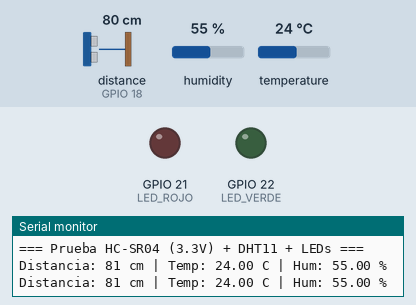
The sketch below on a simulated ESP32. Parts: output pins drawn as LEDs (lit = HIGH), the last lines printed to the serial monitor. Inputs (shaded band) come from the test bench; at power-on: distance to the obstacle (sensor on GPIO 18) 80 cm, humidity 55 %, temperature 24 °C. The echo pulse lasts 58.3 µs per cm.

Above: at 2.8 s.
2.9 s: distance to the obstacle (sensor on GPIO 18) set to 31 cm
5.6 s: distance to the obstacle (sensor on GPIO 18) set to 26 cm
At 6.8 s:
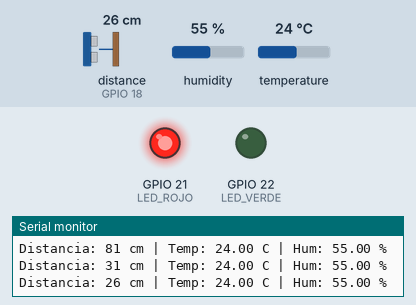
8.3 s: distance to the obstacle (sensor on GPIO 18) set to 120 cm
At 10.8 s:
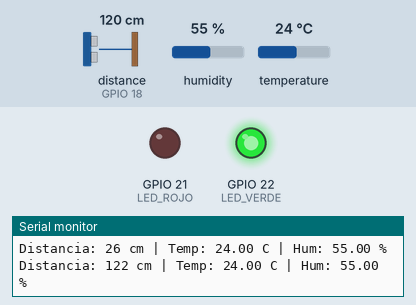
11.6 s: distance to the obstacle (sensor on GPIO 18) set to 102 cm
14.3 s: distance to the obstacle (sensor on GPIO 18) set to 95 cm
At 17.4 s:
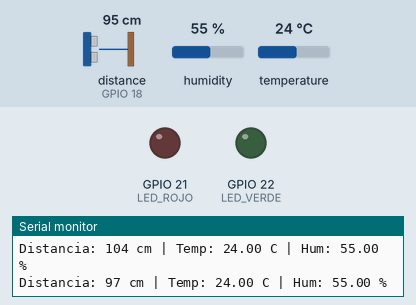
17.7 s: distance to the obstacle (sensor on GPIO 18) set to 2 cm
At 18.6 s:
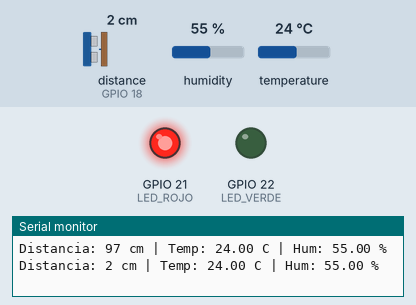
Timing chart, 0 to 20.7 s (numbered marks = the images above; inputs shaded):
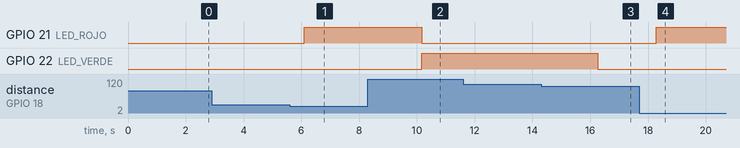

Measured:
- the behaviour switches between 30 and 29 cm on distance to the obstacle (sensor on GPIO 18) (found by bisection; images 0 and 1)
- the behaviour switches between 98 and 97 cm on distance to the obstacle (sensor on GPIO 18) (found by bisection; images 2 and 3)
- after the input at 5.6 s, GPIO 21 (LED_ROJO): LOW → HIGH after 0.51 s
- after the input at 8.3 s, GPIO 21 (LED_ROJO): HIGH → LOW after 1.9 s; GPIO 22 (LED_VERDE): LOW → HIGH after 1.9 s
- after the input at 14.3 s, GPIO 22 (LED_VERDE): HIGH → LOW after 2.0 s
- after the input at 17.7 s, GPIO 21 (LED_ROJO): LOW → HIGH after 0.58 s

The sketch:

Prueba_HC-SR04__3.3V____DHT11___LEDs__ESP32_.ino
```cpp
// Prueba: HC-SR04 (3.3V) + DHT11 + LEDs (ESP32)
// Pines según tu layout:
// TRIG -> GPIO 5
// ECHO -> GPIO 18
// DHT11 DATA -> GPIO 4
// LED ROJO -> GPIO 21
// LED VERDE -> GPIO 22

#include <NewPing.h>
#include <DHT.h>

// ====== Pines ======
#define TRIG_PIN 5
#define ECHO_PIN 18
#define MAX_DISTANCE 200  // cm

#define DHTPIN 4
#define DHTTYPE DHT11
DHT dht(DHTPIN, DHTTYPE);

#define LED_ROJO 21
#define LED_VERDE 22

NewPing sonar(TRIG_PIN, ECHO_PIN, MAX_DISTANCE);

void setup() {
  Serial.begin(115200);
  dht.begin();

  pinMode(LED_ROJO, OUTPUT);
  pinMode(LED_VERDE, OUTPUT);

  digitalWrite(LED_ROJO, LOW);
  digitalWrite(LED_VERDE, LOW);

  Serial.println("=== Prueba HC-SR04 (3.3V) + DHT11 + LEDs ===");
}

void loop() {
  // Leer distancia (NewPing devuelve 0 si no detecta)
  unsigned int dist = sonar.ping_cm();
  if (dist == 0) dist = 999; // indicador de fuera de rango

  // Leer DHT11 (puede tardar ~1s entre lecturas correctas)
  float temp = dht.readTemperature();
  float hum  = dht.readHumidity();

  // Lógica de LEDs:
  // Ocupado < 30 cm -> LED rojo ON
  // Libre >= 100 cm -> LED verde ON
  // Entre 30 y 100 -> ambos OFF
  if (dist < 30) {
    digitalWrite(LED_ROJO, HIGH);
    digitalWrite(LED_VERDE, LOW);
  } else if (dist >= 100 && dist < 999) {
    digitalWrite(LED_ROJO, LOW);
    digitalWrite(LED_VERDE, HIGH);
  } else {
    digitalWrite(LED_ROJO, LOW);
    digitalWrite(LED_VERDE, LOW);
  }

  // Imprimir por Serial
  Serial.print("Distancia: ");
  if (dist == 999) Serial.print("FueraRango");
  else Serial.print(dist);
  Serial.print(" cm | Temp: ");
  if (isnan(temp)) Serial.print("ERR");
  else Serial.print(temp);
  Serial.print(" C | Hum: ");
  if (isnan(hum)) Serial.print("ERR");
  else Serial.print(hum);
  Serial.println(" %");

  delay(2000); // espera entre lecturas
}
```
